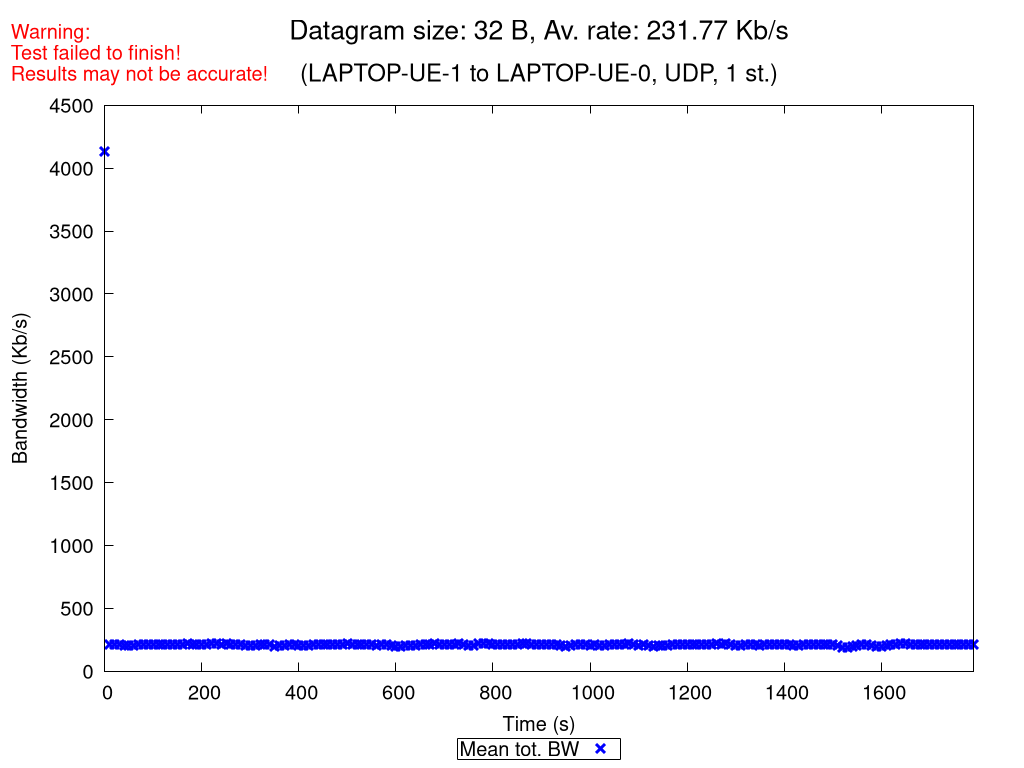

This chart was generated by the following gnuplot code:
set terminal pngcairo nocrop enhanced size 1024,768 font "Verdana,15"
set output "UDP_1_st_2020_10_18_09-41-26_two2one_00032B.png"

set title "{/=20 Datagram size: 32 B, Av. rate: 231.77 Kb/s}\n\n{/=18 (LAPTOP-UE-1 to LAPTOP-UE-0, UDP, 1 st.)}"
set label "Warning:\nTest failed to finish!\nResults may not be accurate!" at screen 0.01, screen 0.96 tc rgb "red"

set xlabel "Time (s)"
set ylabel "Bandwidth (Kb/s)"
set ytics nomirror
set key bmargin center horizontal box samplen 1 width -1
set bmargin 4.6
set rmargin 4.5

rf = 1000.0  # rate factor
set style fill transparent solid 0.2 noborder
set autoscale xfix
plot "UDP_1_st_2020_10_18_09-41-26_two2one_00032B_iperf_processed.dat" using 1:($2/rf-$3/rf):($2/rf+$3/rf) with filledcurves lc rgb "blue" notitle, \
     "" using 1:($2/rf) with points pt 2 ps 1.5 lw 3 lc rgb "blue" title "Mean tot. BW", \
